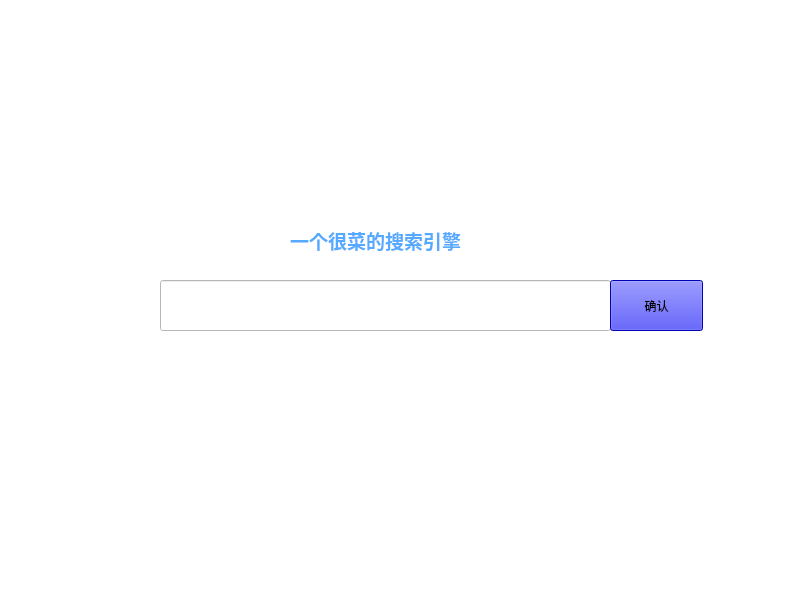
<?xml version="1.0" encoding="UTF-8"?>
<ui version="4.0">
 <class>Form</class>
 <widget class="QWidget" name="Form">
  <property name="geometry">
   <rect>
    <x>0</x>
    <y>0</y>
    <width>800</width>
    <height>600</height>
   </rect>
  </property>
  <property name="windowTitle">
   <string>Form</string>
  </property>
  <property name="styleSheet">
   <string notr="true">background-color:rgb(255,255,255)</string>
  </property>
  <widget class="QLineEdit" name="lineEdit">
   <property name="geometry">
    <rect>
     <x>160</x>
     <y>280</y>
     <width>451</width>
     <height>51</height>
    </rect>
   </property>
  </widget>
  <widget class="QLabel" name="label">
   <property name="geometry">
    <rect>
     <x>250</x>
     <y>220</y>
     <width>251</width>
     <height>41</height>
    </rect>
   </property>
   <property name="text">
    <string>&lt;html&gt;&lt;head/&gt;&lt;body&gt;&lt;p align=&quot;center&quot;&gt;&lt;span style=&quot; font-size:14pt; font-weight:600; color:#55aaff;&quot;&gt;一个很菜的搜索引擎&lt;/span&gt;&lt;/p&gt;&lt;/body&gt;&lt;/html&gt;</string>
   </property>
  </widget>
  <widget class="QPushButton" name="pushButton">
   <property name="geometry">
    <rect>
     <x>610</x>
     <y>280</y>
     <width>93</width>
     <height>51</height>
    </rect>
   </property>
   <property name="styleSheet">
    <string notr="true">background-color:rgb(0,0,255)</string>
   </property>
   <property name="text">
    <string>确认</string>
   </property>
  </widget>
 </widget>
 <resources/>
 <connections/>
</ui>
